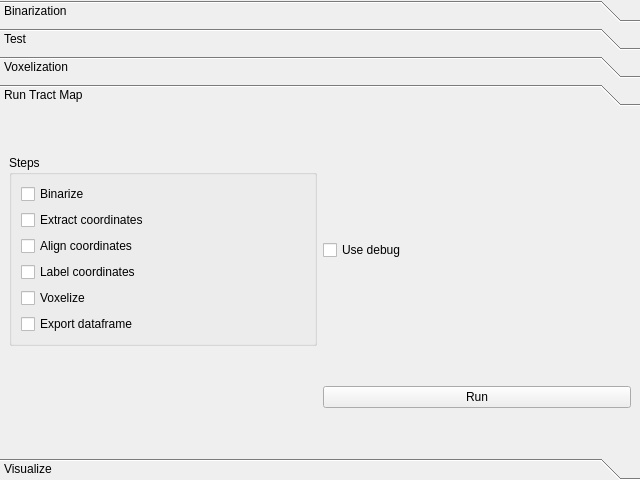
<?xml version="1.0" encoding="UTF-8"?>
<ui version="4.0">
 <class>Form</class>
 <widget class="QWidget" name="Form">
  <property name="geometry">
   <rect>
    <x>0</x>
    <y>0</y>
    <width>640</width>
    <height>480</height>
   </rect>
  </property>
  <property name="windowTitle">
   <string>Form</string>
  </property>
  <layout class="QVBoxLayout" name="verticalLayout">
   <property name="leftMargin">
    <number>0</number>
   </property>
   <property name="topMargin">
    <number>0</number>
   </property>
   <property name="rightMargin">
    <number>0</number>
   </property>
   <property name="bottomMargin">
    <number>0</number>
   </property>
   <item>
    <widget class="QToolBox" name="toolBox">
     <property name="currentIndex">
      <number>3</number>
     </property>
     <widget class="QWidget" name="page">
      <property name="geometry">
       <rect>
        <x>0</x>
        <y>0</y>
        <width>640</width>
        <height>330</height>
       </rect>
      </property>
      <attribute name="label">
       <string>Binarization</string>
      </attribute>
      <layout class="QFormLayout" name="formLayout">
       <item row="0" column="0">
        <widget class="QLabel" name="label">
         <property name="text">
          <string>Clipping range:</string>
         </property>
        </widget>
       </item>
       <item row="0" column="1">
        <widget class="QFrame" name="clipRangeDoublet">
         <property name="frameShape">
          <enum>QFrame::StyledPanel</enum>
         </property>
         <property name="frameShadow">
          <enum>QFrame::Raised</enum>
         </property>
         <layout class="QHBoxLayout" name="horizontalLayout_5">
          <item>
           <widget class="QSpinBox" name="spinBox_1">
            <property name="suffix">
             <string/>
            </property>
            <property name="prefix">
             <string/>
            </property>
            <property name="maximum">
             <number>65535</number>
            </property>
           </widget>
          </item>
          <item>
           <widget class="QLabel" name="label_5">
            <property name="text">
             <string>    to</string>
            </property>
           </widget>
          </item>
          <item>
           <widget class="QSpinBox" name="spinBox_2">
            <property name="suffix">
             <string/>
            </property>
            <property name="maximum">
             <number>65535</number>
            </property>
           </widget>
          </item>
         </layout>
        </widget>
       </item>
       <item row="1" column="0">
        <widget class="QLabel" name="label_2">
         <property name="text">
          <string>Sampling:</string>
         </property>
        </widget>
       </item>
       <item row="1" column="1">
        <widget class="QSpinBox" name="clippingDecimationRatioSpinBox">
         <property name="maximum">
          <number>1000</number>
         </property>
        </widget>
       </item>
      </layout>
     </widget>
     <widget class="QWidget" name="page_2">
      <property name="geometry">
       <rect>
        <x>0</x>
        <y>0</y>
        <width>640</width>
        <height>330</height>
       </rect>
      </property>
      <attribute name="label">
       <string>Test</string>
      </attribute>
      <layout class="QGridLayout" name="gridLayout_3">
       <item row="0" column="0" colspan="2">
        <widget class="QGroupBox" name="groupBox_4">
         <property name="title">
          <string>Tuning subset</string>
         </property>
         <layout class="QFormLayout" name="formLayout_3">
          <property name="leftMargin">
           <number>0</number>
          </property>
          <property name="topMargin">
           <number>0</number>
          </property>
          <property name="rightMargin">
           <number>0</number>
          </property>
          <property name="bottomMargin">
           <number>0</number>
          </property>
          <item row="0" column="0">
           <widget class="QLabel" name="label_9">
            <property name="text">
             <string>dim 0 range</string>
            </property>
           </widget>
          </item>
          <item row="0" column="1">
           <widget class="QFrame" name="detectionSubsetXRangeDoublet">
            <property name="frameShape">
             <enum>QFrame::StyledPanel</enum>
            </property>
            <property name="frameShadow">
             <enum>QFrame::Raised</enum>
            </property>
            <layout class="QHBoxLayout" name="horizontalLayout_6">
             <item>
              <widget class="QLabel" name="label_4">
               <property name="text">
                <string>min:</string>
               </property>
              </widget>
             </item>
             <item>
              <widget class="QSpinBox" name="detectionSubsetXRangeMin">
               <property name="suffix">
                <string/>
               </property>
               <property name="prefix">
                <string/>
               </property>
               <property name="maximum">
                <number>65535</number>
               </property>
              </widget>
             </item>
             <item>
              <widget class="QLabel" name="label_6">
               <property name="text">
                <string>max:</string>
               </property>
              </widget>
             </item>
             <item>
              <widget class="QSpinBox" name="detectionSubsetXRangeMax">
               <property name="suffix">
                <string/>
               </property>
               <property name="maximum">
                <number>65535</number>
               </property>
              </widget>
             </item>
            </layout>
           </widget>
          </item>
          <item row="1" column="0">
           <widget class="QLabel" name="label_12">
            <property name="text">
             <string>dim 1 range</string>
            </property>
           </widget>
          </item>
          <item row="1" column="1">
           <widget class="QFrame" name="detectionSubsetYRangeDoublet">
            <property name="frameShape">
             <enum>QFrame::StyledPanel</enum>
            </property>
            <property name="frameShadow">
             <enum>QFrame::Raised</enum>
            </property>
            <layout class="QHBoxLayout" name="horizontalLayout_8">
             <item>
              <widget class="QLabel" name="label_10">
               <property name="text">
                <string>min:</string>
               </property>
              </widget>
             </item>
             <item>
              <widget class="QSpinBox" name="detectionSubsetYRangeMin">
               <property name="suffix">
                <string/>
               </property>
               <property name="prefix">
                <string/>
               </property>
               <property name="maximum">
                <number>65535</number>
               </property>
              </widget>
             </item>
             <item>
              <widget class="QLabel" name="label_11">
               <property name="text">
                <string>max:</string>
               </property>
              </widget>
             </item>
             <item>
              <widget class="QSpinBox" name="detectionSubsetYRangeMax">
               <property name="suffix">
                <string/>
               </property>
               <property name="maximum">
                <number>65535</number>
               </property>
              </widget>
             </item>
            </layout>
           </widget>
          </item>
          <item row="2" column="0">
           <widget class="QLabel" name="label_15">
            <property name="text">
             <string>dim 2 range</string>
            </property>
           </widget>
          </item>
          <item row="2" column="1">
           <widget class="QFrame" name="detectionSubsetZRangeDoublet">
            <property name="frameShape">
             <enum>QFrame::StyledPanel</enum>
            </property>
            <property name="frameShadow">
             <enum>QFrame::Raised</enum>
            </property>
            <layout class="QHBoxLayout" name="horizontalLayout_9">
             <item>
              <widget class="QLabel" name="label_13">
               <property name="text">
                <string>min:</string>
               </property>
              </widget>
             </item>
             <item>
              <widget class="QSpinBox" name="detectionSubsetZRangeMin">
               <property name="suffix">
                <string/>
               </property>
               <property name="prefix">
                <string/>
               </property>
               <property name="maximum">
                <number>65535</number>
               </property>
              </widget>
             </item>
             <item>
              <widget class="QLabel" name="label_14">
               <property name="text">
                <string>max:</string>
               </property>
              </widget>
             </item>
             <item>
              <widget class="QSpinBox" name="detectionSubsetZRangeMax">
               <property name="suffix">
                <string/>
               </property>
               <property name="maximum">
                <number>65535</number>
               </property>
              </widget>
             </item>
            </layout>
           </widget>
          </item>
         </layout>
        </widget>
       </item>
       <item row="1" column="0">
        <spacer name="horizontalSpacer">
         <property name="orientation">
          <enum>Qt::Horizontal</enum>
         </property>
         <property name="sizeHint" stdset="0">
          <size>
           <width>471</width>
           <height>20</height>
          </size>
         </property>
        </spacer>
       </item>
       <item row="1" column="1">
        <widget class="QPushButton" name="tractMapPreviewTuningOpenPushButton">
         <property name="text">
          <string>Load</string>
         </property>
         <property name="icon">
          <iconset>
           <normaloff>:/icons/icons/folder_open.svg</normaloff>:/icons/icons/folder_open.svg</iconset>
         </property>
        </widget>
       </item>
       <item row="2" column="1">
        <widget class="QPushButton" name="tractMapPreviewTuningCropPushButton">
         <property name="text">
          <string>Crop</string>
         </property>
        </widget>
       </item>
       <item row="3" column="1">
        <widget class="QPushButton" name="tractMapPreviewPushButton">
         <property name="text">
          <string>Select steps</string>
         </property>
        </widget>
       </item>
      </layout>
     </widget>
     <widget class="QWidget" name="page_3">
      <property name="geometry">
       <rect>
        <x>0</x>
        <y>0</y>
        <width>640</width>
        <height>330</height>
       </rect>
      </property>
      <attribute name="label">
       <string>Voxelization</string>
      </attribute>
      <layout class="QFormLayout" name="formLayout_2">
       <item row="0" column="0">
        <widget class="QLabel" name="label_8">
         <property name="toolTip">
          <string>The XYZ half width of the ellipsoid used to voxelize</string>
         </property>
         <property name="text">
          <string>Sphere radius</string>
         </property>
        </widget>
       </item>
       <item row="0" column="1">
        <widget class="QFrame" name="voxelizationRadiusTriplet">
         <property name="frameShape">
          <enum>QFrame::StyledPanel</enum>
         </property>
         <property name="frameShadow">
          <enum>QFrame::Raised</enum>
         </property>
         <layout class="QHBoxLayout" name="horizontalLayout_7">
          <item>
           <widget class="QSpinBox" name="spinBox_9">
            <property name="maximum">
             <number>65535</number>
            </property>
            <property name="value">
             <number>5</number>
            </property>
           </widget>
          </item>
          <item>
           <widget class="QSpinBox" name="spinBox_10">
            <property name="maximum">
             <number>65535</number>
            </property>
            <property name="value">
             <number>5</number>
            </property>
           </widget>
          </item>
          <item>
           <widget class="QSpinBox" name="spinBox_11">
            <property name="maximum">
             <number>65535</number>
            </property>
            <property name="value">
             <number>5</number>
            </property>
           </widget>
          </item>
         </layout>
        </widget>
       </item>
      </layout>
     </widget>
     <widget class="QWidget" name="page_4">
      <property name="geometry">
       <rect>
        <x>0</x>
        <y>0</y>
        <width>640</width>
        <height>330</height>
       </rect>
      </property>
      <attribute name="label">
       <string>Run Tract Map</string>
      </attribute>
      <layout class="QGridLayout" name="gridLayout">
       <item row="0" column="0">
        <widget class="QGroupBox" name="groupBox">
         <property name="title">
          <string>Steps</string>
         </property>
         <layout class="QVBoxLayout" name="verticalLayout_3">
          <item>
           <widget class="QCheckBox" name="binarizeCheckBox">
            <property name="text">
             <string>Binarize</string>
            </property>
           </widget>
          </item>
          <item>
           <widget class="QCheckBox" name="extractCoordinatesCheckBox">
            <property name="text">
             <string>Extract coordinates</string>
            </property>
           </widget>
          </item>
          <item>
           <widget class="QCheckBox" name="transformCoordinatesCheckBox">
            <property name="text">
             <string>Align coordinates</string>
            </property>
           </widget>
          </item>
          <item>
           <widget class="QCheckBox" name="labelCoordinatesCheckBox">
            <property name="text">
             <string>Label coordinates</string>
            </property>
           </widget>
          </item>
          <item>
           <widget class="QCheckBox" name="voxelizeCheckBox">
            <property name="text">
             <string>Voxelize</string>
            </property>
           </widget>
          </item>
          <item>
           <widget class="QCheckBox" name="exportDfCheckBox">
            <property name="text">
             <string>Export dataframe</string>
            </property>
           </widget>
          </item>
         </layout>
        </widget>
       </item>
       <item row="1" column="1">
        <widget class="QPushButton" name="runTractMapPushButton">
         <property name="text">
          <string>Run</string>
         </property>
        </widget>
       </item>
       <item row="0" column="1">
        <widget class="QCheckBox" name="tractMapStepsUseDebugCheckBox">
         <property name="text">
          <string>Use debug</string>
         </property>
        </widget>
       </item>
      </layout>
     </widget>
     <widget class="QWidget" name="page_5">
      <property name="geometry">
       <rect>
        <x>0</x>
        <y>0</y>
        <width>640</width>
        <height>330</height>
       </rect>
      </property>
      <attribute name="label">
       <string>Visualize</string>
      </attribute>
      <layout class="QGridLayout" name="gridLayout_2">
       <item row="3" column="2">
        <widget class="QPushButton" name="tractMapPlotVoxelizationPushButton">
         <property name="toolTip">
          <string>Display the results of the voxelization</string>
         </property>
         <property name="text">
          <string>Plot voxelization</string>
         </property>
        </widget>
       </item>
       <item row="0" column="0">
        <widget class="QLabel" name="label_3">
         <property name="text">
          <string>Keep 1 every:</string>
         </property>
        </widget>
       </item>
       <item row="4" column="2">
        <widget class="QPushButton" name="tractMap3dScatterOnRefPushButton">
         <property name="toolTip">
          <string>&lt;html&gt;&lt;head/&gt;&lt;body&gt;&lt;p&gt;Display a scatter of the cell coordinates &lt;/p&gt;&lt;p&gt;on top of the atlas reference (atlas coordinates)&lt;/p&gt;&lt;/body&gt;&lt;/html&gt;</string>
         </property>
         <property name="text">
          <string> 3D scatter on reference</string>
         </property>
        </widget>
       </item>
       <item row="1" column="0">
        <widget class="QCheckBox" name="tractMapDebugCheckBox">
         <property name="text">
          <string>debug</string>
         </property>
        </widget>
       </item>
       <item row="0" column="1">
        <widget class="QSpinBox" name="displayDecimationRatioSpinBox">
         <property name="suffix">
          <string>pt</string>
         </property>
         <property name="minimum">
          <number>1</number>
         </property>
         <property name="maximum">
          <number>1000</number>
         </property>
        </widget>
       </item>
       <item row="5" column="2">
        <widget class="QPushButton" name="tractMap3dScatterOnStitchedPushButton">
         <property name="toolTip">
          <string>&lt;html&gt;&lt;head/&gt;&lt;body&gt;&lt;p&gt;Display a scatter of the cell coordinates&lt;/p&gt;&lt;p&gt;on top of the stitched image (sample coordinates)&lt;/p&gt;&lt;/body&gt;&lt;/html&gt;</string>
         </property>
         <property name="text">
          <string>3D scatter on stitched</string>
         </property>
        </widget>
       </item>
       <item row="2" column="0">
        <widget class="QCheckBox" name="tractMapTargetDebugCheckBox">
         <property name="text">
          <string>plot onto debug</string>
         </property>
        </widget>
       </item>
      </layout>
     </widget>
    </widget>
   </item>
  </layout>
 </widget>
 <resources/>
 <connections/>
</ui>
